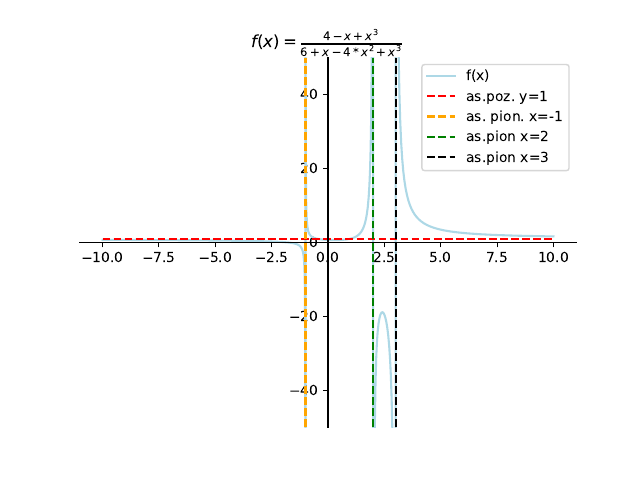

This figure's Python source:
import math
import matplotlib.pyplot as plt
import numpy as np


fx_name = r'$f(x) = \frac{4-x+x^3}{6+x-4*x^2+x^3}$'
x = np.arange(-10,10,step=0.001)
y = (4-x+x**3)/(6+x-4*x**2+x**3)

fig = plt.figure()
ax = fig.add_subplot(1, 1, 1)
ax.spines['left'].set_position('center')
ax.spines['bottom'].set_position('zero')
ax.spines['right'].set_color('none')
ax.spines['top'].set_color('none')
ax.xaxis.set_ticks_position('bottom')
ax.yaxis.set_ticks_position('left')
plt.plot(x,y, color = 'lightblue', label = "f(x)")


av = np.ones(len(x))
plt.plot(x,av, color = 'red', linestyle = '--', label= "as.poz. y=1")
plt.ylim(-50,50)

ahx1 = [-1,-1]
ahy1 = [-50,50]
plt.plot(ahx1,ahy1,color = 'orange', linestyle='--', label='as. pion. x=-1')

ahx2 = [2,2]
ahy2 = [-50,50]
plt.plot(ahx2,ahy2,color = 'green', linestyle='--', label="as.pion x=2")

ahx3 = [3,3]
ahy3 = [-50,50]
plt.plot(ahx3,ahy3,color = 'black', linestyle='--',label="as.pion x=3")
plt.legend()
plt.title(fx_name)
plt.savefig("zad1.pdf",format = 'pdf')

plt.show()
